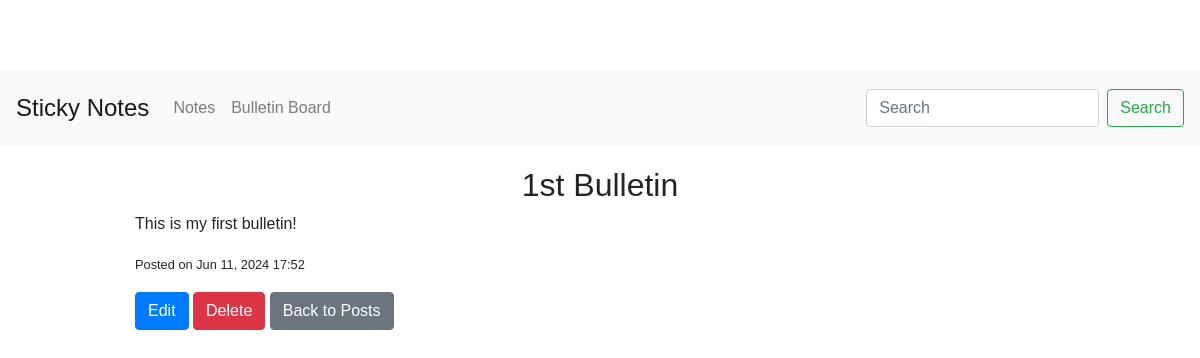
Page /bulletin/1/ on the committed database.
### notes/models.py (models this page shows, shortened)
class BulletinBoardPost(models.Model):
    title = models.CharField(max_length=100)
    content = models.TextField()
    created_at = models.DateTimeField(auto_now_add=True)

### notes/views.py (the view)
# urls.py: path('bulletin/<int:pk>/', views.bulletin_board_post_detail, name='bulletin_board_post_detail'),
def bulletin_board_post_detail(request, pk):
    post = get_object_or_404(BulletinBoardPost, pk=pk)
    return render(request, 'notes/bulletin_board_post_detail.html', {'post': post})

### notes/templates/notes/bulletin_board_post_detail.html (shortened to what this page needs)
{% extends 'base.html' %}
{% block content %}
<h2>{{ post.title }}</h2>
<p>{{ post.content }}</p>
<p><small>Posted on {{ post.created_at|date:"M d, Y H:i" }}</small></p>
<a href="{% url 'bulletin_board_post_update' post.pk %}" class="btn btn-primary">Edit</a>
<a href="{% url 'bulletin_board_post_delete' post.pk %}" class="btn btn-danger">Delete</a>
<a href="{% url 'bulletin_board_post_list' %}" class="btn btn-secondary">Back to Posts</a>
{% endblock %}

### notes/static/css/styles.css (style rules this page uses)
body { font-family: Arial, sans-serif; }
h1, h2 { text-align: center; }
body { padding-top: 70px; }

### rows in the picture
BulletinBoardPost: title "1st Bulletin", content "This is my first bulletin!", created_at "Jun 11, 2024 17:52"
